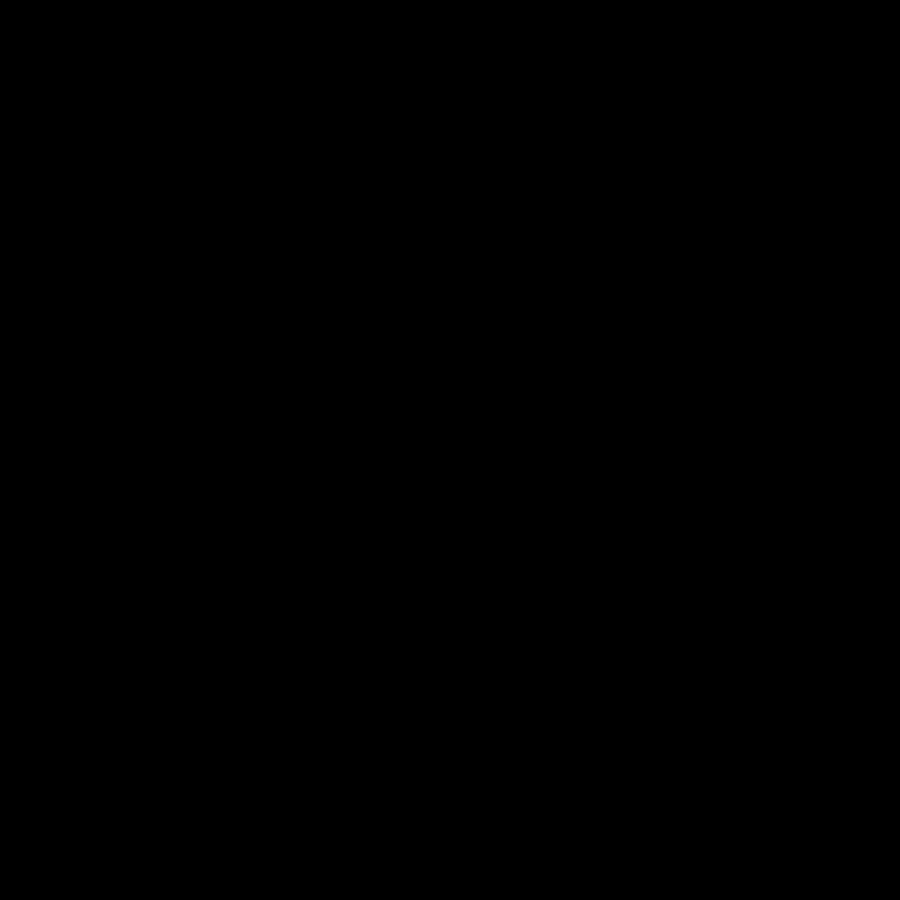
Frame 1 (no input)
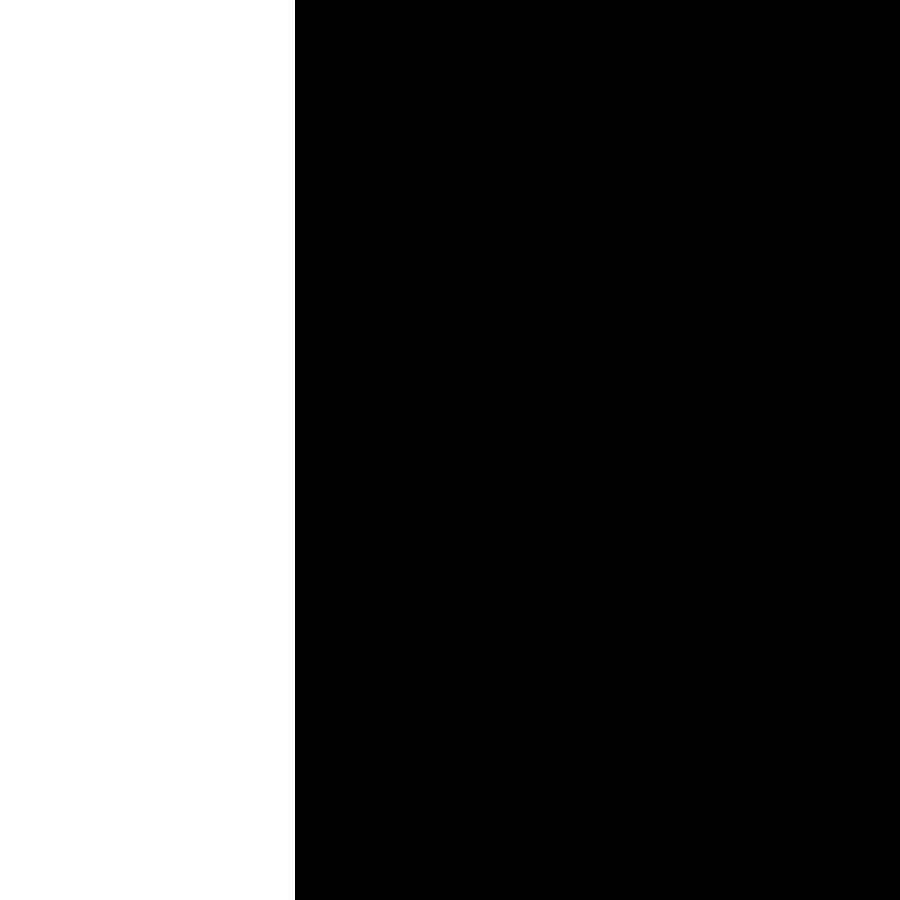
Frame 60 (the mouse pressed at the canvas centre just before this capture)
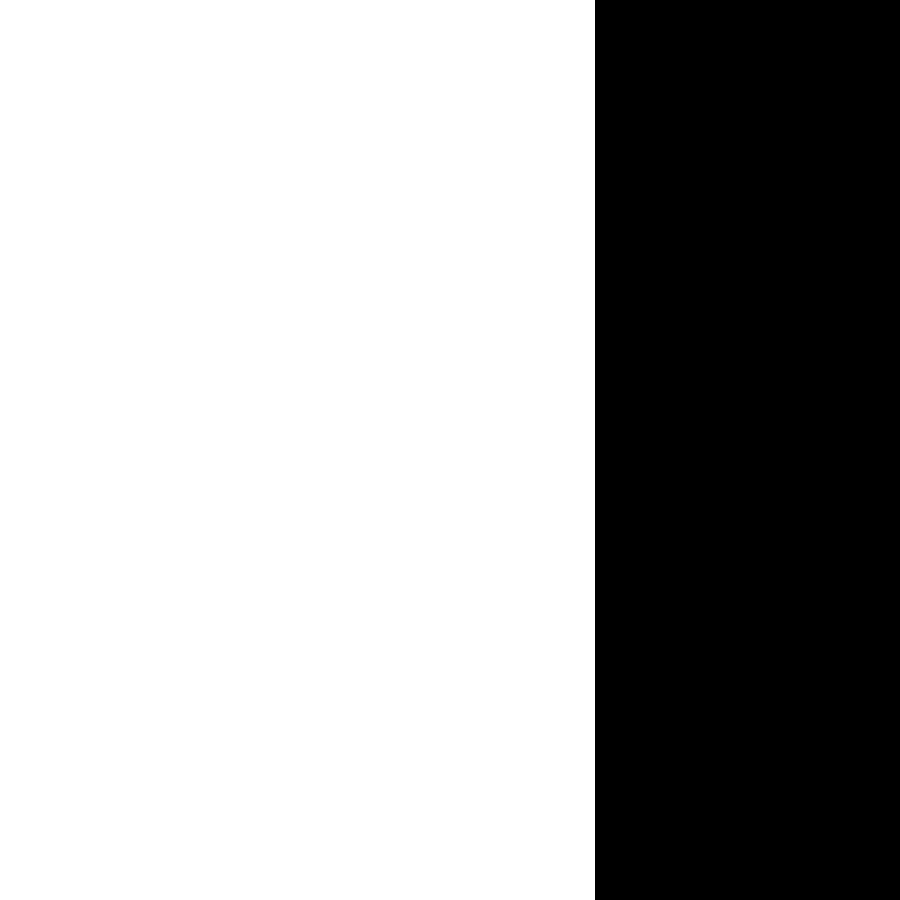
Frame 120 (the mouse held since frame 60 and released just before this capture)

The Processing sketch that drew these frames (run headless with seeded random() and noise(); from frame 60 on, the mouse is pressed at the canvas centre):

// Processing sketch: grid_art
// ── grid_art.pde
float x;
float y;
float cont;

void setup() {
  size(900, 900);
  x = 0;
  y = 0;
  cont = 0;
}

void draw() {
  background(0);

  tile_1();

  x+=5;
  if (x > width) {
    x = 0;
    cont++;
  }
}

void tile_1() {
  if (cont % 2 == 0) {
    noStroke();
    fill(255);
    beginShape();
    vertex(0, 0);
    vertex(x, 0);
    vertex(x, height);
    vertex(0, height);
    endShape(CLOSE);
  } else {
    noStroke();
    fill(255);
    beginShape();
    vertex(0, x);
    vertex(width, x);
    vertex(width, height);
    vertex(0, height);
    endShape(CLOSE);
  }
}
